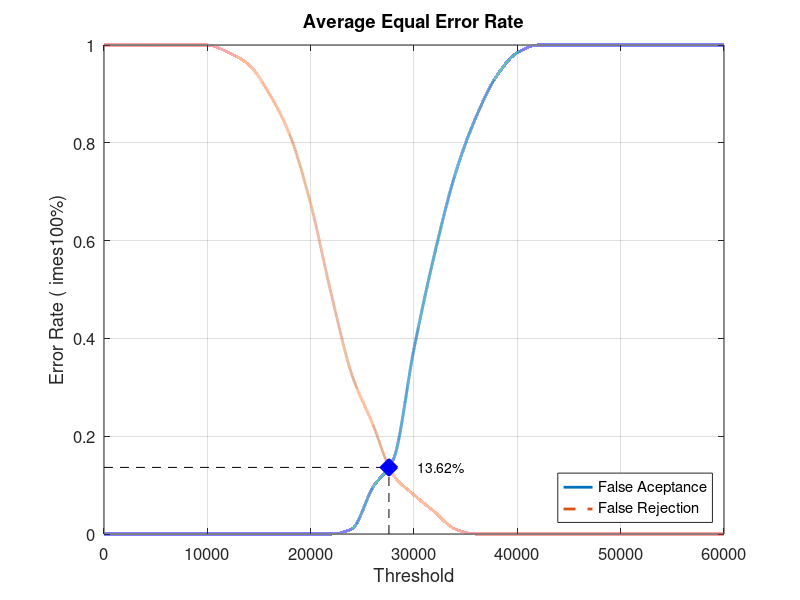
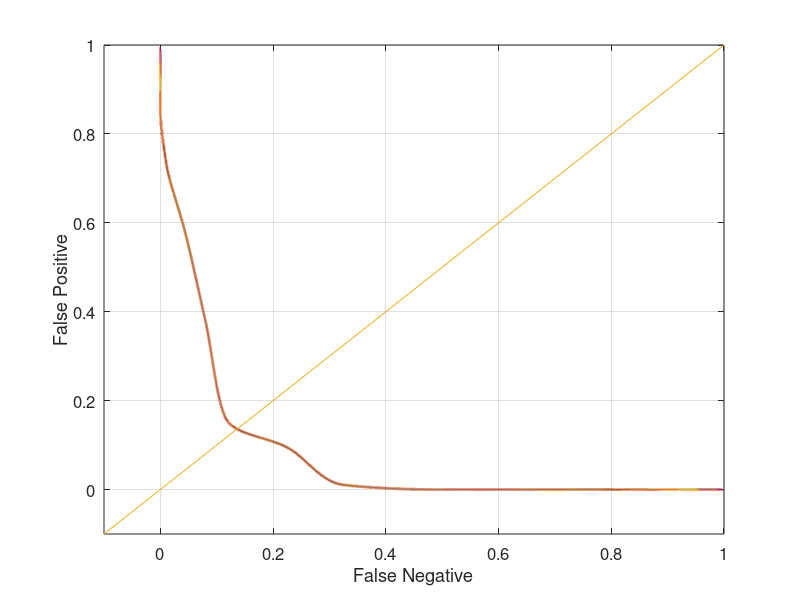

Write the MATLAB code that produced these figures, in order.
close all;
clear;
clc;
x = 0:2000:60000;
xq = 0:0.5:60000;

y0 = [0 0 0 0 0 0 0 0 0 0 0 0 0.0105263 0.0947368 0.152632 0.378947 0.573684 0.736842 0.852632 0.936842 0.984211 1 1 1 1 1 1 1 1 1 1]
yy0 = interp1(x, y0, xq, 'pchip');
y1 = [1 1 1 1 1 1 0.985 0.96 0.9 0.815 0.675 0.49 0.325 0.225 0.12 0.08 0.045 0.01 0 0 0 0 0 0 0 0 0 0 0 0 0]
yy1 = interp1(x, y1, xq, 'pchip');

% Calculating EER: 
y2 = abs(y0 - y1);
find(y2 == min(y2))
yy2 = abs(yy0 - yy1);
xEER = find(yy2 == min(yy2));
xEERIndex = xq(xEER) % X-axis EER
yEER = yy0(xEER) % Y-axis EER

main = figure
plot(xq, yy0,'-','LineWidth', 2);	hold on
plot(xq, yy1,'--','LineWidth', 2);	hold on
plot([xEERIndex xEERIndex], [0 yEER], 'k--');	hold on
plot([0 xEERIndex], [yEER yEER], 'k--');	hold on
plot(xEERIndex, yEER, 'bx', 'LineWidth', 10);	hold on
text(xEERIndex + 10 * xEERIndex / 100, yEER, [num2str(round((10000 * yEER)) / 100) '%'])
legend('False Aceptance', 'False Rejection', 'Location', 'SouthEast')
xlabel('Threshold')
ylabel('Error Rate (	imes100%)')
title('Average Equal Error Rate')
set(gca, 'FontSize', 12)
axis([0 60000 0 1])
grid on

print(main, 'Database2_1Main', '-dpng');
FNRxFPR = figure('Color', [1 1 1]);
plot(yy1, yy0, '-', yy1, yy0, 'LineWidth', 2);
hold on
y = -0.1:0.1:1
plot(y, y); 
set(gca, 'FontSize', 12)
xlabel('False Negative')
ylabel('False Positive')
axis([-0.1 1 -0.1 1])
set(gca, 'FontSize', 12)
grid on

print(FNRxFPR, 'Database2_1FNRxFPR','-dpng');
